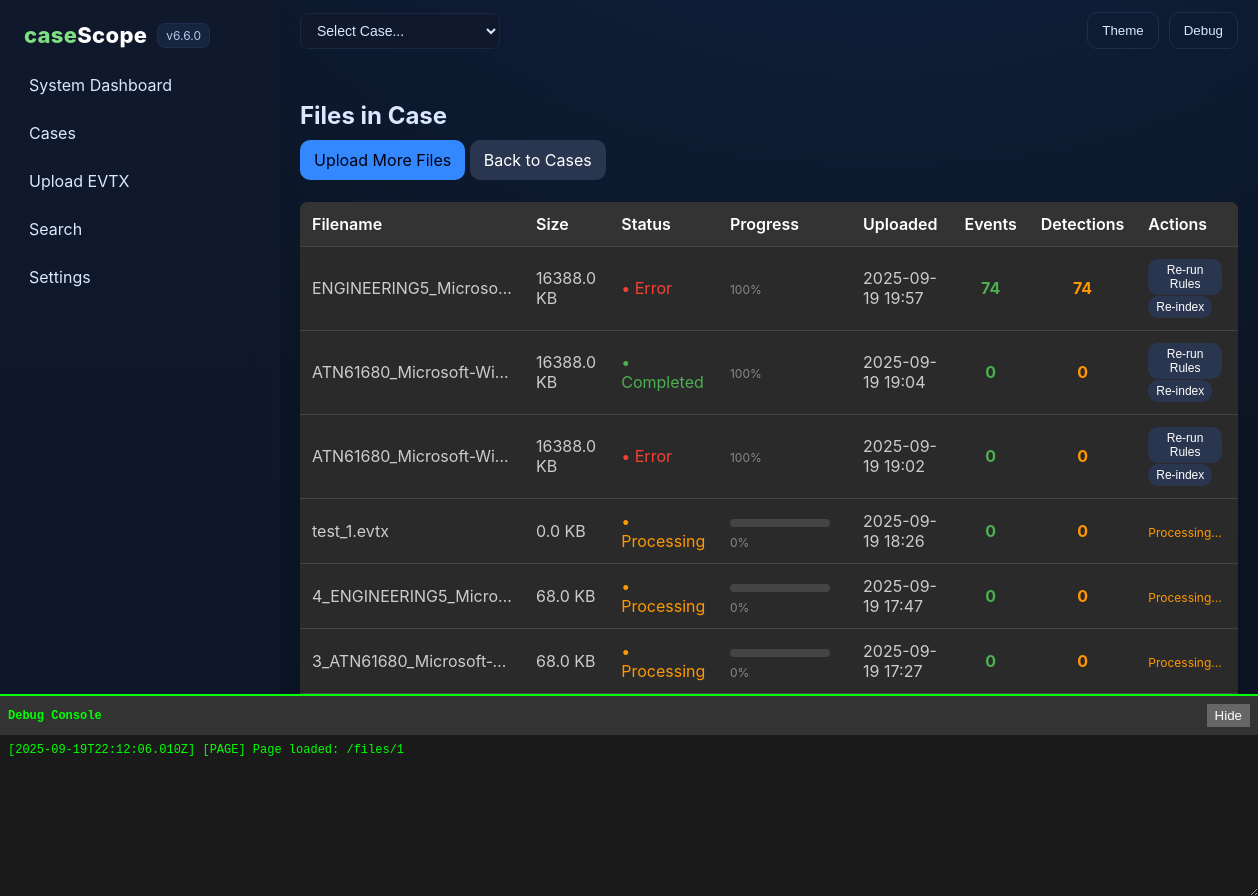
Screenshot of /files/1 (signed in) with the database file from the repository.
### app/cases/models.py (models this page shows)
class File(Base):
    __tablename__ = "files"
    id = Column(Integer, primary_key=True, index=True)
    case_id = Column(Integer, ForeignKey("cases.id"), nullable=False)
    filename = Column(String(255), nullable=False)
    size_bytes = Column(Integer, default=0)
    status = Column(String(32), default="queued")  # queued, processing, completed, error
    progress = Column(Integer, default=0)  # 0-100
    uploaded_by = Column(Integer, ForeignKey("users.id"), nullable=False)
    uploaded_at = Column(DateTime, default=datetime.utcnow)
    processed_at = Column(DateTime)
    error_message = Column(Text)
    file_hash = Column(String(64))  # for deduplication
    events_ingested = Column(Integer, default=0)  # number of events processed
    detections_found = Column(Integer, default=0)  # number of rule violations

### app/files/routes.py (the view)
@router.get("/files/{case_id}")
def files_list(request: Request, case_id: int, db: Session = Depends(get_db)):
    sess = get_session_ctx(request)
    if not sess:
        return RedirectResponse(url="/login", status_code=status.HTTP_302_FOUND)
    files = get_files_for_case(db, case_id)
    return templates.TemplateResponse("files_list.html", {
        "request": request,
        "files": files,
        "case_id": case_id,
        "version": VERSION
    })

### app/templates/files_list.html (shortened to what this page needs)
{% extends "base.html" %}
{% block content %}
<div class="container">
  <h1>Files in Case</h1>
  <div class="form-actions">
    <a href="/upload?case={{ case_id }}" class="btn btn-primary">Upload More Files</a>
    <a href="/cases" class="btn btn-secondary">Back to Cases</a>
  </div>
  <div class="files-table">
    <table>
      <thead>
        <tr>
          <th>Filename</th>
          <th>Size</th>
          <th>Status</th>
          <th>Progress</th>
          <th>Uploaded</th>
          <th>Events</th>
          <th>Detections</th>
          <th>Actions</th>
        </tr>
      </thead>
      <tbody>
        {% for file in files %}
        <tr>
          <td class="filename" title="{{ file.filename }}">{{ file.filename }}</td>
          <td class="size">{{ (file.size_bytes / 1024) | round(1) }} KB</td>
          <td class="status">
            {% if file.status == "completed" %}
              <span class="status-completed">• Completed</span>
            {% elif file.status == "processing" %}
              <span class="status-processing">• Processing</span>
            {% elif file.status == "error" %}
              <span class="status-error">• Error</span>
            {% else %}
              <span class="status-queued">• Queued</span>
            {% endif %}
          </td>
          <td class="progress">
            {% if file.status == "processing" %}
              <div class="progress-bar">
              </div>
              <span class="progress-text">{{ file.progress }}%</span>
            {% else %}
              <span class="progress-text">{{ file.progress }}%</span>
            {% endif %}
          </td>
          <td class="uploaded">{{ file.uploaded_at.strftime('%Y-%m-%d %H:%M') }}</td>
          <td class="events">{{ file.events_ingested or 0 }}</td>
          <td class="detections">{{ file.detections_found or 0 }}</td>
          <td class="actions">
            {% if file.status == "completed" %}
              <button onclick="rerunRules({{ file.id }})" class="btn btn-sm btn-secondary">Re-run Rules</button>
              <button onclick="reindexFile({{ file.id }})" class="btn btn-sm btn-secondary">Re-index</button>
            {% elif file.status == "error" %}
              <button onclick="rerunRules({{ file.id }})" class="btn btn-sm btn-secondary">Re-run Rules</button>
              <button onclick="reindexFile({{ file.id }})" class="btn btn-sm btn-secondary">Re-index</button>
            {% else %}
              <span class="processing-text">Processing...</span>
            {% endif %}
          </td>
        </tr>
        {% endfor %}
      </tbody>
    </table>
  </div>
</div>
{% endblock %}

### app/templates/base.html (shortened to what this page needs)
<!doctype html>
<html lang="en" data-theme="dark">
  <head>
    <link href="/static/css/theme.css" rel="stylesheet">
  </head>
  <body class="bg">
    <div class="app-shell">
      <aside class="sidebar">
        <div class="brandrow">
          <div class="brand"><span class="brand-case">case</span><span class="brand-scope">Scope</span></div>
          <span class="version-badge">v{{ version }}</span>
        </div>
        <nav class="nav">
          <a class="nav-item {% if request.url.path.startswith('/dashboard') %}active{% endif %}" href="/dashboard">System Dashboard</a>
          <a class="nav-item {% if request.url.path.startswith('/cases') %}active{% endif %}" href="/cases">Cases</a>
          <a class="nav-item {% if request.url.path.startswith('/upload') %}active{% endif %}" href="/upload">Upload EVTX</a>
          <a class="nav-item {% if request.url.path.startswith('/search') %}active{% endif %}" href="/search">Search</a>
          <a class="nav-item {% if request.url.path.startswith('/settings') %}active{% endif %}" href="/settings">Settings</a>
        </nav>
      </aside>
      <main class="main">
        <header class="topbar">
          <div class="case-selector">
            <select id="currentCase" onchange="switchCase(this.value)">
              <option value="">Select Case...</option>
            </select>
          </div>
          <div class="userbar">
            <button id="themeToggle" class="btn btn-ghost" title="Toggle theme">Theme</button><button onclick="toggleDebugConsole()" class="btn btn-ghost" title="Toggle debug console">Debug</button>
          </div>
        </header>
        <section class="content">
          {% block content %}{% endblock %}
        </section>
        <footer class="footer">
          <span>&copy; 2025 Justin Dube</span>
          <a href="mailto:casescope@thedubes.net">casescope@thedubes.net</a>
        </footer>
      </main>
    </div>
  </body>
</html>
{% include "debug_console.html" %}

### app/templates/debug_console.html (shortened to what this page needs)
<div id="debugConsole" style="display: block; position: fixed; bottom: 0; left: 0; right: 0; background: #1a1a1a; color: #00ff00; font-family: monospace; font-size: 12px; height: 200px; overflow-y: auto; border-top: 2px solid #00ff00; z-index: 9999; resize: vertical;">
  <div style="padding: 8px; background: #333; display: flex; justify-content: space-between; align-items: center;">
    <strong>Debug Console</strong>
    <div>
      <button onclick="toggleDebugConsole()" style="background: #666; color: white; border: none; padding: 4px 8px; cursor: pointer;">Hide</button>
    </div>
  </div>
  <div id="debugContent" style="padding: 8px; white-space: pre-wrap; overflow-y: auto; height: calc(100% - 40px);"></div>
</div>

### app/static/css/theme.css (style rules this page uses)
a { text-decoration:none; color:inherit }
:root[data-theme="dark"] { --bg:#0b1220; --bg2:#10192b; --bg3:#0e1729; --text:#dbe6ff; --muted:#9fb0d1; --accent:#3388ff; --accent-700:#2a6fd1; --green:#7fe083; --tile:#111b2e; --tile-border:#1a2742; --shadow: 0 4px 20px rgba(0,0,0,.35); }
html,body { height:100%; margin:0; color:var(--text); font-family: Inter, ui-sans-serif, system-ui, -apple-system, Segoe UI, Roboto, Helvetica, Arial, sans-serif; }
.bg { background: radial-gradient(1200px 700px at 70% -200px, #102240, transparent), linear-gradient(180deg, #0a1120 0%, #0b1422 40%, #0a1321 100%); }
a { text-decoration: none; color: inherit; }
.app-shell { display:grid; grid-template-columns: 280px 1fr; min-height:100vh; }
.sidebar { background: linear-gradient(180deg, var(--bg2), var(--bg3)); border-right:1px solid #0f1a2e; padding:16px; }
.brandrow { display:flex; align-items:center; gap:10px; margin:6px 8px 16px; }
.brand { font-size:22px; font-weight:800; letter-spacing:.3px; }
.brand-case { color: var(--green); }
.brand-scope { color: #000000; }
:root[data-theme="dark"] .brand-scope { color:#ffffff; }
.version-badge { font-size:12px; padding:4px 8px; border-radius:8px; background:#15243f; color:#b8c7e6; border:1px solid #1f2e4e; }
.nav { display:flex; flex-direction:column; gap:6px; margin-top:8px; }
.nav-item { display:flex; align-items:center; gap:10px; color:inherit; padding:10px 12px; border-radius:10px; border:1px solid transparent; }
.main { display:flex; flex-direction:column; min-height:100vh; }
.topbar { display:flex; justify-content:space-between; align-items:center; padding:12px 20px; }
.userbar { display:flex; align-items:center; gap:10px; }
.content { padding:20px; display:flex; flex-direction:column; gap:16px; flex:1; }
.btn { padding:10px 14px; border:none; border-radius:10px; cursor:pointer; }
.btn-primary { background: var(--accent); color:#001; }
.btn-secondary { background:#2a3550; color:#fff; }
.btn-ghost { background:transparent; color:inherit; border:1px solid #1d2c4b; }
.footer { display:flex; justify-content:center; gap:10px; padding:16px; opacity:.75; }
.case-selector select { background: var(--bg2); border: 1px solid var(--tile-border); border-radius: 8px; color: var(--text); padding: 8px 12px; font-size: 14px; min-width: 200px; }
.case-selector select option { background: var(--bg2); color: var(--text); }

### app/templates/files_list.html (style rules this page uses)
.files-table { margin-top: 2rem; }
table { width: 100%; border-collapse: collapse; background: #2a2a2a; border-radius: 8px; overflow: hidden; }
th, td { padding: 12px; text-align: left; border-bottom: 1px solid #444; }
th { background: #333; font-weight: 600; color: #fff; }
td { color: #ccc; }
.filename { max-width: 200px; overflow: hidden; text-overflow: ellipsis; white-space: nowrap; }
.status-completed { color: #4CAF50; }
.status-processing { color: #FF9800; }
.status-error { color: #f44336; }
.progress-bar { width: 100px; height: 8px; background: #444; border-radius: 4px; overflow: hidden; display: inline-block; margin-right: 8px; }
.progress-text { font-size: 12px; color: #888; }
.events, .detections { text-align: center; font-weight: bold; }
.events { color: #4CAF50; }
.detections { color: #FF9800; }
.btn-sm { padding: 4px 8px; font-size: 12px; margin-right: 4px; }
.processing-text { color: #FF9800; font-size: 12px; }

### rows the page displays
File: filename "ENGINEERING5_Microso…", (file.size_bytes/1024)|round(1) "16388.0", status "• Error", progress "100", uploaded_at "2025-09-19 19:57", events_ingested "74", detections_found "74"
File: filename "ATN61680_Microsoft-Wi…", (file.size_bytes/1024)|round(1) "16388.0", status "• Completed", progress "100", uploaded_at "2025-09-19 19:04", events_ingested "0", detections_found "0"
File: filename "ATN61680_Microsoft-Wi…", (file.size_bytes/1024)|round(1) "16388.0", status "• Error", progress "100", uploaded_at "2025-09-19 19:02", events_ingested "0", detections_found "0"
File: filename "test_1.evtx", (file.size_bytes/1024)|round(1) "0.0", status "• Processing", progress "0", uploaded_at "2025-09-19 18:26", events_ingested "0", detections_found "0"
File: filename "4_ENGINEERING5_Micro…", (file.size_bytes/1024)|round(1) "68.0", status "• Processing", progress "0", uploaded_at "2025-09-19 17:47", events_ingested "0", detections_found "0"
File: filename "3_ATN61680_Microsoft-…", (file.size_bytes/1024)|round(1) "68.0", status "• Processing", progress "0", uploaded_at "2025-09-19 17:27", events_ingested "0", detections_found "0"

### other values shown
{{ version }} "6.6.0"
